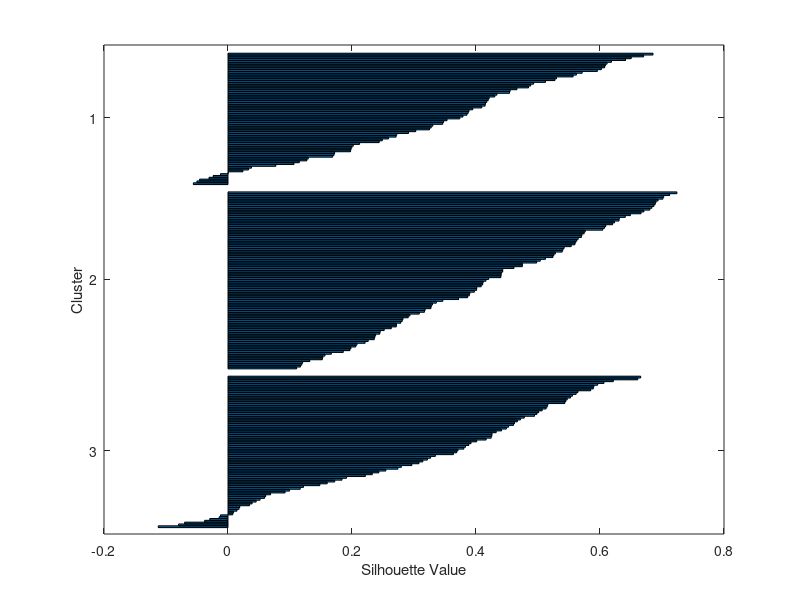
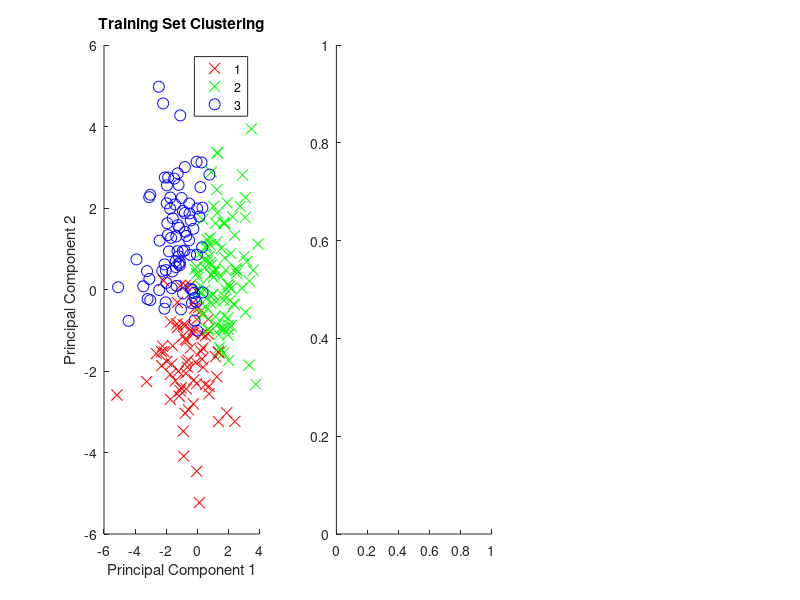

MATLAB code for these plots, in order: (Note: this script raises an error after producing the figures.)
clc;
clearvars;

% Example data (replace with your actual data)
x1 = randn(36, 43); % Frequency domain features for user 1
x2 = randn(36, 43); % Frequency domain features for user 2
x3 = randn(36, 43); % Frequency domain features for user 3
x4 = randn(36, 43); % Frequency domain features for user 4
x5 = randn(36, 43); % Frequency domain features for user 5
x6 = randn(36, 43); % Frequency domain features for user 6
x7 = randn(36, 43); % Frequency domain features for user 7
x8 = randn(36, 43); % Frequency domain features for user 8
x9 = randn(36, 43); % Frequency domain features for user 9
x10 = randn(36, 43); % Frequency domain features for user 10

y1 = randn(36, 88); % Time domain features for user 1
y2 = randn(36, 88); % Time domain features for user 2
y3 = randn(36, 88); % Time domain features for user 3
y4 = randn(36, 88); % Time domain features for user 4
y5 = randn(36, 88); % Time domain features for user 5
y6 = randn(36, 88); % Time domain features for user 6
y7 = randn(36, 88); % Time domain features for user 7
y8 = randn(36, 88); % Time domain features for user 8
y9 = randn(36, 88); % Time domain features for user 9
y10 = randn(36, 88); % Time domain features for user 10

% Combine the frequency-domain and time-domain features for each user
combinedFeatures = [
    [x1, y1];
    [x2, y2];
    [x3, y3];
    [x4, y4];
    [x5, y5];
    [x6, y6];
    [x7, y7];
    [x8, y8];
    [x9, y9];
    [x10, y10]
];

% Normalize the combined features
combinedFeatures = (combinedFeatures - mean(combinedFeatures)) ./ std(combinedFeatures);

% 1. Split the dataset into training (70%), validation (15%), and test (15%) sets
numSamples = size(combinedFeatures, 1);
numTrain = round(0.7 * numSamples);   % 70% for training
numVal = round(0.15 * numSamples);    % 15% for validation
numTest = numSamples - numTrain - numVal;  % Remaining for test

% Randomly shuffle the indices
shuffledIndices = randperm(numSamples);

% Split the data
trainData = combinedFeatures(shuffledIndices(1:numTrain), :);
valData = combinedFeatures(shuffledIndices(numTrain+1:numTrain+numVal), :);
testData = combinedFeatures(shuffledIndices(numTrain+numVal+1:end), :);

% 2. Manual PCA Implementation (No Toolbox)
% Step 1: Compute the covariance matrix on the training data
covMatrix = cov(trainData);

% Step 2: Compute eigenvectors and eigenvalues using eig function
[eigenvectors, eigenvalues] = eig(covMatrix);

% Step 3: Sort eigenvalues and eigenvectors in descending order
[sortedEigenvalues, sortIdx] = sort(diag(eigenvalues), 'descend');
sortedEigenvectors = eigenvectors(:, sortIdx);

% Step 4: Select top 'numComponents' eigenvectors (Principal Components)
numComponents = 3; % Choose the number of principal components
trainReducedFeatures = trainData * sortedEigenvectors(:, 1:numComponents);

% Apply PCA to validation and test sets
valReducedFeatures = valData * sortedEigenvectors(:, 1:numComponents);
testReducedFeatures = testData * sortedEigenvectors(:, 1:numComponents);

% 3. K-Means Clustering (No Toolbox) on the training set
numClusters = 3;  % Number of clusters
maxIter = 100;    % Maximum iterations
tol = 1e-4;       % Convergence tolerance

% Initialize centroids randomly
centroids = trainReducedFeatures(randperm(size(trainReducedFeatures, 1), numClusters), :);

% K-Means Iteration on the training data
for iter = 1:maxIter
    % Assign samples to the nearest centroid using Euclidean distance
    distances = zeros(size(trainReducedFeatures, 1), numClusters);
    for i = 1:size(trainReducedFeatures, 1)
        for k = 1:numClusters
            distances(i, k) = sum((trainReducedFeatures(i, :) - centroids(k, :)).^2); % Euclidean distance
        end
    end
    [~, clusterIndices] = min(distances, [], 2);
    
    % Compute new centroids
    newCentroids = zeros(numClusters, size(trainReducedFeatures, 2));
    for k = 1:numClusters
        newCentroids(k, :) = mean(trainReducedFeatures(clusterIndices == k, :), 1);
    end
    
    % Check for convergence (if centroids do not change significantly)
    if norm(newCentroids - centroids) < tol
        disp('Convergence reached.');
        break;
    end
    centroids = newCentroids;
end

% 4. Evaluate clustering quality using silhouette score
% This requires the 'silhouette' function from MATLAB
silhouetteScore = silhouette(trainReducedFeatures, clusterIndices);
disp(['Silhouette Score: ', num2str(mean(silhouetteScore))]);

% 5. Plot clustering results for training, validation, and test sets
figure;
subplot(1,3,1);
gscatter(trainReducedFeatures(:, 1), trainReducedFeatures(:, 2), clusterIndices, 'rgb', 'xo', 8);
title('Training Set Clustering');
xlabel('Principal Component 1');
ylabel('Principal Component 2');

subplot(1,3,2);
% Apply the final centroids to the validation set
distancesVal = zeros(size(valReducedFeatures, 1), numClusters);
for i = 1:size(valReducedFeatures, 1)
    for k = 1:numClusters
        distancesVal(i, k) = sum((valReducedFeatures(i, :) - centroids(k, :)).^2); % Euclidean distance
    end
end
[valClusterIndices, ~] = min(distancesVal, [], 2);
gscatter(valReducedFeatures(:, 1), valReducedFeatures(:, 2), valClusterIndices, 'rgb', 'xo', 8);
title('Validation Set Clustering');
xlabel('Principal Component 1');
ylabel('Principal Component 2');

subplot(1,3,3);
% Apply the final centroids to the test set
distancesTest = zeros(size(testReducedFeatures, 1), numClusters);
for i = 1:size(testReducedFeatures, 1)
    for k = 1:numClusters
        distancesTest(i, k) = sum((testReducedFeatures(i, :) - centroids(k, :)).^2); % Euclidean distance
    end
end
[testClusterIndices, ~] = min(distancesTest, [], 2);
gscatter(testReducedFeatures(:, 1), testReducedFeatures(:, 2), testClusterIndices, 'rgb', 'xo', 8);
title('Test Set Clustering');
xlabel('Principal Component 1');
ylabel('Principal Component 2');
